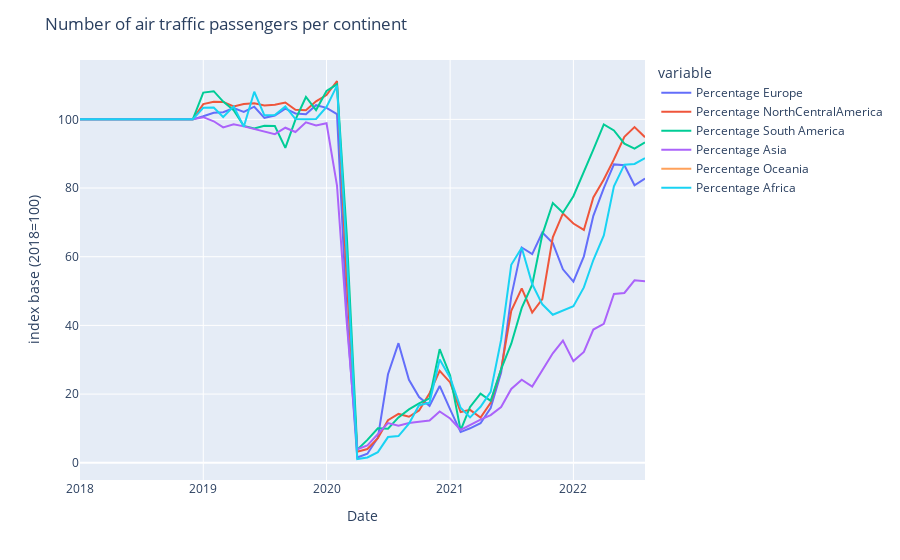

Notebook source saved alongside this figure:
### Code cell
# Plot figure with relative change for the different continents over the time
# Base year is 2018

fig = px.line(q4_at_percentage, y = ['Percentage Europe', 
                                     'Percentage NorthCentralAmerica', 'Percentage South America', 
                                     'Percentage Asia', 'Percentage Oceania', 'Percentage Africa'])
fig.update_layout(title='Number of air traffic passengers per continent', 
                  xaxis_title= 'Date', yaxis_title = 'index base (2018=100)') 
fig.show()
